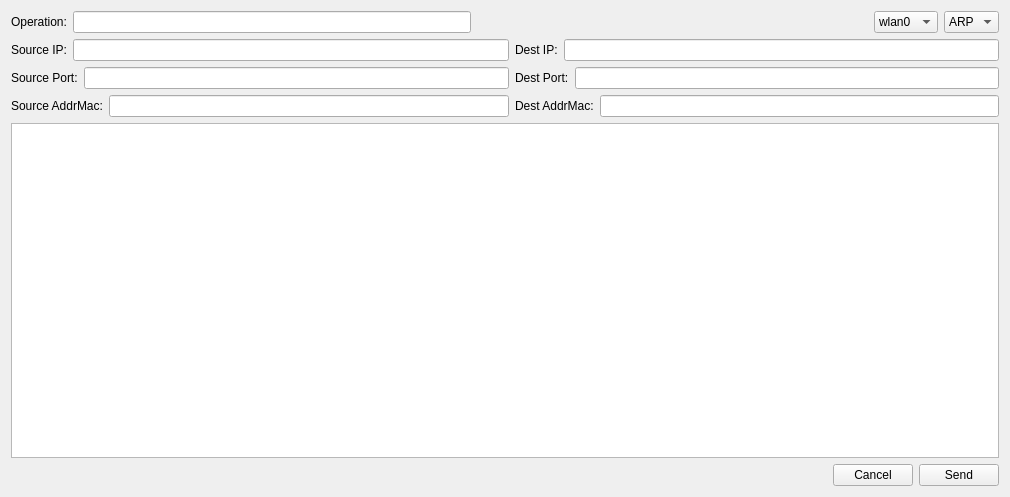
<?xml version="1.0" encoding="UTF-8"?>
<ui version="4.0">
 <class>Forging</class>
 <widget class="QWidget" name="Forging">
  <property name="geometry">
   <rect>
    <x>0</x>
    <y>0</y>
    <width>1010</width>
    <height>497</height>
   </rect>
  </property>
  <property name="windowTitle">
   <string>Form</string>
  </property>
  <layout class="QVBoxLayout" name="verticalLayout">
   <item>
    <layout class="QHBoxLayout" name="horizontalLayout">
     <item>
      <widget class="QLabel" name="label_5">
       <property name="text">
        <string>Operation:</string>
       </property>
      </widget>
     </item>
     <item>
      <widget class="QLineEdit" name="operationEdit"/>
     </item>
     <item>
      <spacer name="horizontalSpacer_2">
       <property name="orientation">
        <enum>Qt::Horizontal</enum>
       </property>
       <property name="sizeHint" stdset="0">
        <size>
         <width>40</width>
         <height>20</height>
        </size>
       </property>
      </spacer>
     </item>
     <item>
      <widget class="QComboBox" name="intComboBox">
       <item>
        <property name="text">
         <string>wlan0</string>
        </property>
       </item>
      </widget>
     </item>
     <item>
      <widget class="QComboBox" name="comboBox">
       <item>
        <property name="text">
         <string>ARP</string>
        </property>
       </item>
       <item>
        <property name="text">
         <string>TCP</string>
        </property>
       </item>
      </widget>
     </item>
    </layout>
   </item>
   <item>
    <layout class="QHBoxLayout" name="horizontalLayout_3">
     <item>
      <widget class="QLabel" name="label">
       <property name="text">
        <string>Source IP:</string>
       </property>
      </widget>
     </item>
     <item>
      <widget class="QLineEdit" name="srcIpEdit"/>
     </item>
     <item>
      <widget class="QLabel" name="label_2">
       <property name="text">
        <string>Dest IP:</string>
       </property>
      </widget>
     </item>
     <item>
      <widget class="QLineEdit" name="destIpEdit"/>
     </item>
    </layout>
   </item>
   <item>
    <layout class="QHBoxLayout" name="horizontalLayout_4">
     <item>
      <widget class="QLabel" name="label_3">
       <property name="text">
        <string>Source Port:</string>
       </property>
      </widget>
     </item>
     <item>
      <widget class="QLineEdit" name="srcPortEdit"/>
     </item>
     <item>
      <widget class="QLabel" name="label_4">
       <property name="text">
        <string>Dest Port:</string>
       </property>
      </widget>
     </item>
     <item>
      <widget class="QLineEdit" name="destPortEdit"/>
     </item>
    </layout>
   </item>
   <item>
    <layout class="QHBoxLayout" name="horizontalLayout_5">
     <item>
      <widget class="QLabel" name="label_6">
       <property name="text">
        <string>Source AddrMac:</string>
       </property>
      </widget>
     </item>
     <item>
      <widget class="QLineEdit" name="srcAddrMacEdit"/>
     </item>
     <item>
      <widget class="QLabel" name="label_7">
       <property name="text">
        <string>Dest AddrMac:</string>
       </property>
      </widget>
     </item>
     <item>
      <widget class="QLineEdit" name="destAddrMacEdit"/>
     </item>
    </layout>
   </item>
   <item>
    <widget class="QTextEdit" name="dataTextEdit"/>
   </item>
   <item>
    <layout class="QHBoxLayout" name="horizontalLayout_2">
     <item>
      <spacer name="horizontalSpacer">
       <property name="orientation">
        <enum>Qt::Horizontal</enum>
       </property>
       <property name="sizeHint" stdset="0">
        <size>
         <width>989</width>
         <height>20</height>
        </size>
       </property>
      </spacer>
     </item>
     <item>
      <widget class="QPushButton" name="cancelButton">
       <property name="text">
        <string>Cancel</string>
       </property>
      </widget>
     </item>
     <item>
      <widget class="QPushButton" name="sendButton">
       <property name="text">
        <string>Send</string>
       </property>
      </widget>
     </item>
    </layout>
   </item>
  </layout>
 </widget>
 <resources/>
 <connections/>
</ui>
